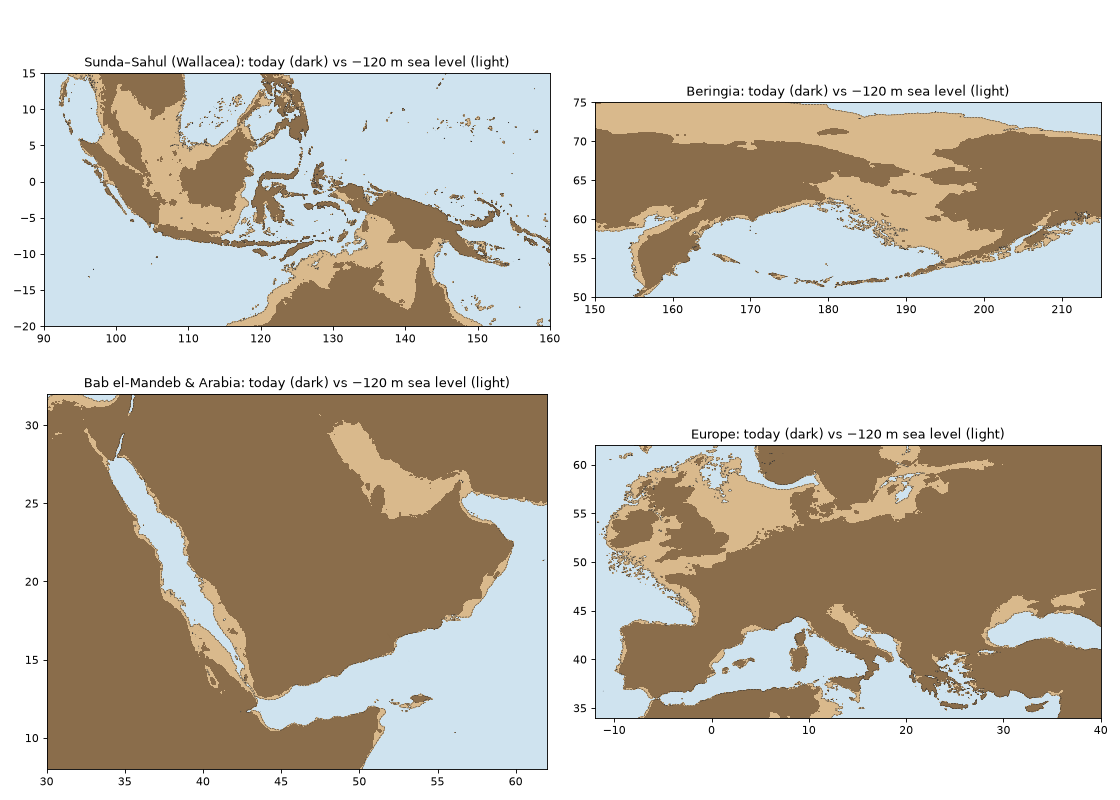

Write Python code to recreate this figure.
import numpy as np, matplotlib
matplotlib.use('Agg')
import matplotlib.pyplot as plt
from scipy.io import netcdf_file
f=netcdf_file('etopo4.nc','r',mmap=False)
lat=f.variables['latitude'][:].copy(); lon=f.variables['longitude'][:].copy(); z=f.variables['altitude'][:].astype(float)
regions={'Sunda–Sahul (Wallacea)':(90,160,-20,15),'Beringia':(150,215,50,75),'Bab el-Mandeb & Arabia':(30,62,8,32),'Europe':(-12,40,34,62)}
fig,axs=plt.subplots(2,2,figsize=(14,10))
for ax,(name,(x0,x1,y0,y1)) in zip(axs.flat,regions.items()):
    L=lon.copy(); Z=z
    if x1>180:  # wrap
        L=np.where(lon<0,lon+360,lon); o=np.argsort(L); L=L[o]; Z=z[:,o]
    xi=(L>=x0)&(L<=x1); yi=(lat>=y0)&(lat<=y1)
    X,Y=np.meshgrid(L[xi],lat[yi]); S=Z[np.ix_(yi,xi)]
    ax.contourf(X,Y,S,levels=[-120,0],colors=['#d9b98c'])   # exposed at LGM
    ax.contourf(X,Y,S,levels=[0,9000],colors=['#8a6d4b'])   # land today
    ax.contour(X,Y,S,levels=[-120],colors=['#333'],linewidths=0.5)
    ax.set_facecolor('#cfe3ef'); ax.set_title(f'{name}: today (dark) vs −120 m sea level (light)'); ax.set_aspect('equal')
plt.tight_layout(); plt.savefig('paleocoast_test.png',dpi=80)
print('ok')
